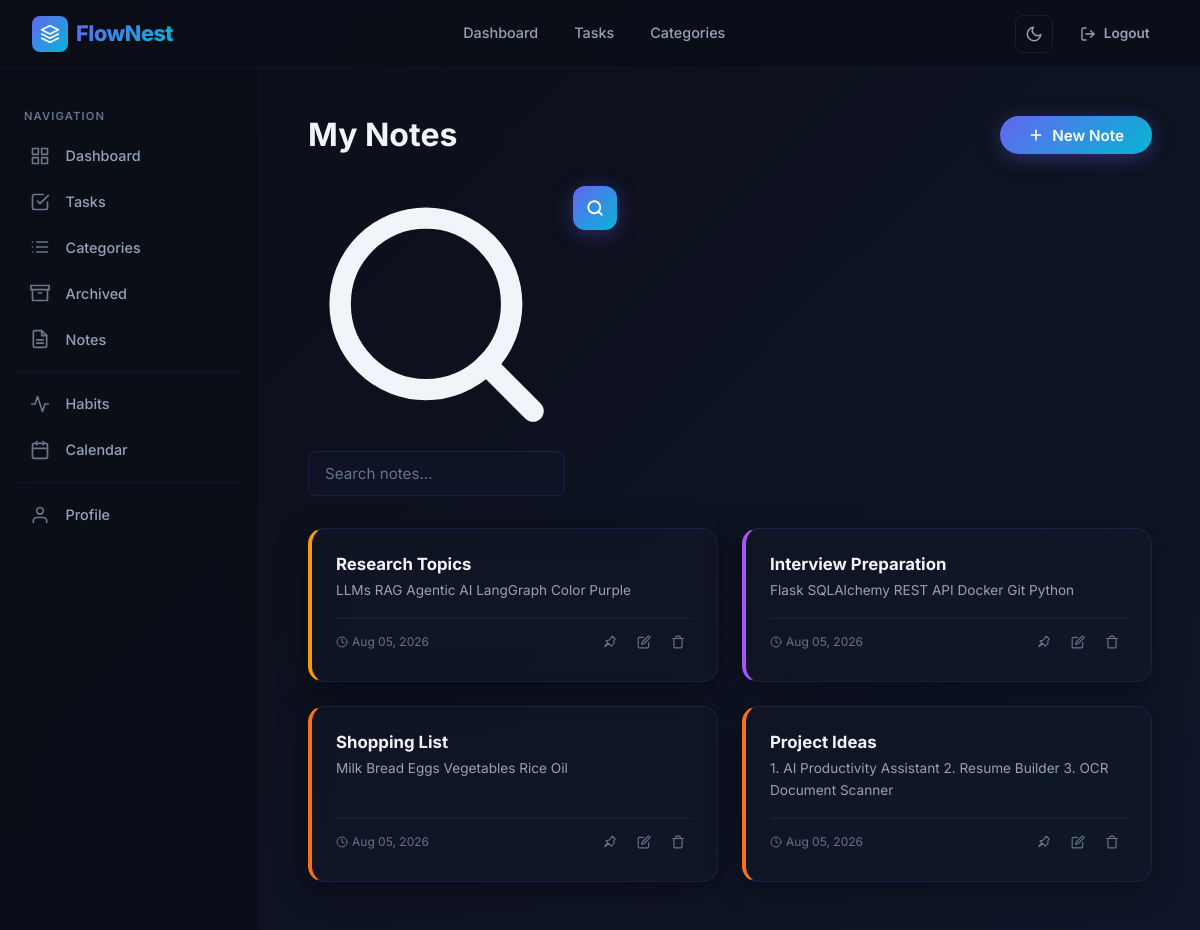
Screenshot of /notes/ (signed in) with the database file from the repository.
### app/models.py (models this page shows)
class Note(db.Model):
    __tablename__ = "notes"
    id = db.Column(
        db.Integer,
        primary_key=True
    )
    title = db.Column(
        db.String(150),
        nullable=False
    )
    content = db.Column(
        db.Text,
        nullable=False
    )
    color = db.Column(
        db.String(20),
        default="yellow"
    )
    is_pinned = db.Column(
        db.Boolean,
        default=False
    )
    created_at = db.Column(
        db.DateTime,
        default=datetime.utcnow
    )
    updated_at = db.Column(
        db.DateTime,
        default=datetime.utcnow,
        onupdate=datetime.utcnow
    )
    user_id = db.Column(
        db.Integer,
        db.ForeignKey("users.id"),
        nullable=False
    )
    user = db.relationship(
        "User",
        back_populates="notes"
    )

### app/routes/notes.py (the view, shortened to what this page needs)
@notes.route("/")
@login_required
def list_notes():
    search = request.args.get(
        "search",
        ""
    )
    query = Note.query.filter_by(
        user_id=current_user.id
    )
    notes = query.order_by(
        Note.is_pinned.desc(),
        Note.updated_at.desc()
    ).all()
    return render_template(
        "notes/notes.html",
        notes=notes,
        search=search
    )

### app/extensions.py (called while the page is built)
@login_manager.user_loader
def load_user(user_id):
    from app.models import User
    return User.query.get(int(user_id))

### app/templates/notes/notes.html (shortened to what this page needs)
{% extends "base.html" %}
{% block content %}
<div class="page-wrapper with-sidebar">
    <div class="page-content">
        <div class="page-header fade-in">
            <h2>My Notes</h2>
            <a href="{{ url_for('notes.create_note') }}" class="btn btn-primary">
                <svg width="16" height="16" viewBox="0 0 24 24" fill="none" stroke="currentColor" stroke-width="2.5"
                    stroke-linecap="round" stroke-linejoin="round">
                    <line x1="12" y1="5" x2="12" y2="19"></line>
                    <line x1="5" y1="12" x2="19" y2="12"></line>
                </svg>
                New Note
            </a>
        </div>
        <div class="notes-search-bar fade-in fade-in-delay-1">
            <form method="GET" action="{{ url_for('notes.list_notes') }}" class="notes-search-form">
                <div class="search-input-wrap">
                    <svg viewBox="0 0 24 24" fill="none" stroke="currentColor" stroke-width="2" stroke-linecap="round"
                        stroke-linejoin="round">
                        <circle cx="11" cy="11" r="8"></circle>
                        <line x1="21" y1="21" x2="16.65" y2="16.65"></line>
                    </svg>
                    <input type="text" name="search" value="{{ search }}" placeholder="Search notes..."
                        class="form-control" id="notes-search-input">
                </div>
                <button type="submit" class="btn btn-primary btn-icon-only">
                    <svg viewBox="0 0 24 24" fill="none" stroke="currentColor" stroke-width="2.5"
                        stroke-linecap="round" stroke-linejoin="round">
                        <circle cx="11" cy="11" r="8"></circle>
                        <line x1="21" y1="21" x2="16.65" y2="16.65"></line>
                    </svg>
                </button>
            </form>
        </div>
        {% if notes %}
        <div class="notes-grid">
            {% for note in notes %}
            <div class="glass-card note-card note-color-{{ note.color }} fade-in fade-in-delay-{{ loop.index % 4 }}" id="note-card-{{ note.id }}">
                <div class="note-card-body">
                    <h3 class="note-title">{{ note.title }}</h3>
                    <p class="note-content-preview">{{ note.content[:180] }}{% if note.content|length > 180 %}...{% endif %}</p>
                </div>
                <div class="note-card-footer">
                    <span class="note-timestamp">
                        <svg width="12" height="12" viewBox="0 0 24 24" fill="none" stroke="currentColor" stroke-width="2" stroke-linecap="round" stroke-linejoin="round">
                            <circle cx="12" cy="12" r="10"></circle>
                            <polyline points="12 6 12 12 16 14"></polyline>
                        </svg>
                        {{ note.updated_at.strftime("%b %d, %Y") }}
                    </span>
                    <div class="note-actions">
                        <a href="{{ url_for('notes.pin_note', note_id=note.id) }}" class="note-action-btn" title="{{ 'Unpin' if note.is_pinned else 'Pin' }}">
                            <svg width="14" height="14" viewBox="0 0 24 24" fill="{{ 'currentColor' if note.is_pinned else 'none' }}" stroke="currentColor" stroke-width="2" stroke-linecap="round" stroke-linejoin="round">
                                <path d="M16 2L21 7L18.5 9.5L19 14L14 19L13 18L9.5 14.5L4 20L3 19L8.5 13.5L5 10L10 9L12.5 6.5L16 2Z"/>
                            </svg>
                        </a>
                        <a href="{{ url_for('notes.update_note', note_id=note.id) }}" class="note-action-btn" title="Edit">
                            <svg width="14" height="14" viewBox="0 0 24 24" fill="none" stroke="currentColor" stroke-width="2" stroke-linecap="round" stroke-linejoin="round">
                                <path d="M11 4H4a2 2 0 0 0-2 2v14a2 2 0 0 0 2 2h14a2 2 0 0 0 2-2v-7"></path>
                                <path d="M18.5 2.5a2.121 2.121 0 0 1 3 3L12 15l-4 1 1-4 9.5-9.5z"></path>
                            </svg>
                        </a>
                        <a href="{{ url_for('notes.delete_note', note_id=note.id) }}" class="note-action-btn note-action-danger" title="Delete" onclick="return confirm('Delete this note?')">
                            <svg width="14" height="14" viewBox="0 0 24 24" fill="none" stroke="currentColor" stroke-width="2" stroke-linecap="round" stroke-linejoin="round">
                                <polyline points="3 6 5 6 21 6"></polyline>
                                <path d="M19 6v14a2 2 0 0 1-2 2H7a2 2 0 0 1-2-2V6m3 0V4a2 2 0 0 1 2-2h4a2 2 0 0 1 2 2v2"></path>
                            </svg>
                        </a>
                    </div>
                </div>
            </div>
            {% endfor %}
        </div>
        {% endif %}
    </div>
</div>
{% endblock %}

### rows the page displays
Note: title "Research Topics", content "LLMs RAG Agentic AI LangGraph Color Purple", updated_at "Aug 05, 2026", is_pinned False (drawn)
Note: title "Interview Preparation", content "Flask SQLAlchemy REST API Docker Git Python", updated_at "Aug 05, 2026", is_pinned False (drawn)
Note: title "Shopping List", content "Milk Bread Eggs Vegetables Rice Oil", updated_at "Aug 05, 2026", is_pinned False (drawn)
Note: title "Project Ideas", content "1. AI Productivity Assistant 2. Resume Builder 3. OCR Document Scanner", updated_at "Aug 05, 2026", is_pinned False (drawn)
